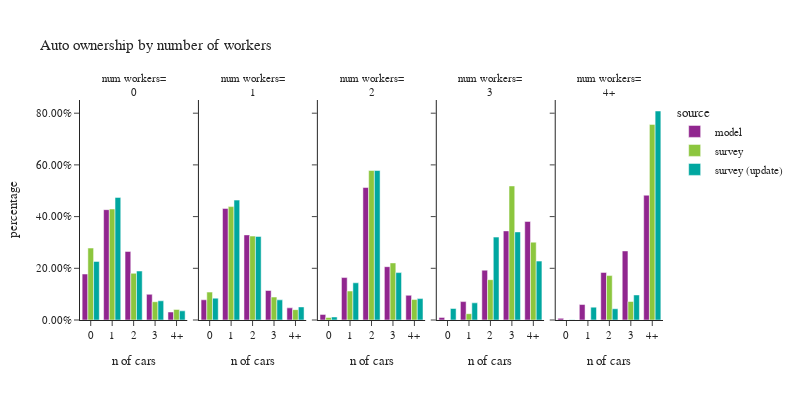

Notebook code for this chart:
### Code cell
plot_auto(hh,'num_workers_simple','number of workers','num workers')

### Figure 1 — Plotly figure (JSON) as saved in the notebook; plotly's stock layout.template omitted (floating-point values rounded to 4 significant figures)
{"data": [{"alignmentgroup": "True", "customdata": [[68842], [165249], [102673], [38493], [11944]], "hovertemplate": "source=model<br>num_workers_simple=0<br>auto_ownership_simple=%{x}<br>percentage=%{y}<br>sample count=%{customdata[0]}<extra></extra>", "legendgroup": "model", "marker": {"color": "#91268F", "pattern": {"shape": ""}}, "name": "model", "offsetgroup": "model", "orientation": "v", "showlegend": true, "textposition": "auto", "type": "bar", "x": ["0", "1", "2", "3", "4+"], "xaxis": "x", "y": [0.1778, 0.4268, 0.2652, 0.09941, 0.03085], "yaxis": "y"}, {"alignmentgroup": "True", "customdata": [[54460], [300961], [229578], [79587], [32733]], "hovertemplate": "source=model<br>num_workers_simple=1<br>auto_ownership_simple=%{x}<br>percentage=%{y}<br>sample count=%{customdata[0]}<extra></extra>", "legendgroup": "model", "marker": {"color": "#91268F", "pattern": {"shape": ""}}, "name": "model", "offsetgroup": "model", "orientation": "v", "showlegend": false, "textposition": "auto", "type": "bar", "x": ["0", "1", "2", "3", "4+"], "xaxis": "x2", "y": [0.0781, 0.4316, 0.3292, 0.1141, 0.04694], "yaxis": "y2"}, {"alignmentgroup": "True", "customdata": [[11873], [89842], [280432], [112884], [52277]], "hovertemplate": "source=model<br>num_workers_simple=2<br>auto_ownership_simple=%{x}<br>percentage=%{y}<br>sample count=%{customdata[0]}<extra></extra>", "legendgroup": "model", "marker": {"color": "#91268F", "pattern": {"shape": ""}}, "name": "model", "offsetgroup": "model", "orientation": "v", "showlegend": false, "textposition": "auto", "type": "bar", "x": ["0", "1", "2", "3", "4+"], "xaxis": "x3", "y": [0.02169, 0.1642, 0.5124, 0.2063, 0.09552], "yaxis": "y3"}, {"alignmentgroup": "True", "customdata": [[564], [3966], [10737], [19199], [21235]], "hovertemplate": "source=model<br>num_workers_simple=3<br>auto_ownership_simple=%{x}<br>percentage=%{y}<br>sample count=%{customdata[0]}<extra></extra>", "legendgroup": "model", "marker": {"color": "#91268F", "pattern": {"shape": ""}}, "name": "model", "offsetgroup": "model", "orientation": "v", "showlegend": false, "textposition": "auto", "type": "bar", "x": ["0", "1", "2", "3", "4+"], "xaxis": "x4", "y": [0.01013, 0.0712, 0.1928, 0.3447, 0.3812], "yaxis": "y4"}, {"alignmentgroup": "True", "customdata": [[307], [2909], [8941], [12983], [23460]], "hovertemplate": "source=model<br>num_workers_simple=4+<br>auto_ownership_simple=%{x}<br>percentage=%{y}<br>sample count=%{customdata[0]}<extra></extra>", "legendgroup": "model", "marker": {"color": "#91268F", "pattern": {"shape": ""}}, "name": "model", "offsetgroup": "model", "orientation": "v", "showlegend": false, "textposition": "auto", "type": "bar", "x": ["0", "1", "2", "3", "4+"], "xaxis": "x5", "y": [0.006317, 0.05986, 0.184, 0.2671, 0.4827], "yaxis": "y5"}, {"alignmentgroup": "True", "customdata": [[219], [407], [227], [75], [27]], "hovertemplate": "source=survey<br>num_workers_simple=0<br>auto_ownership_simple=%{x}<br>percentage=%{y}<br>sample count=%{customdata[0]}<extra></extra>", "legendgroup": "survey", "marker": {"color": "#8CC63E", "pattern": {"shape": ""}}, "name": "survey", "offsetgroup": "survey", "orientation": "v", "showlegend": true, "textposition": "auto", "type": "bar", "x": ["0", "1", "2", "3", "4+"], "xaxis": "x", "y": [0.2783, 0.4294, 0.1806, 0.07074, 0.04098], "yaxis": "y"}, {"alignmentgroup": "True", "customdata": [[315], [828], [297], [64], [33]], "hovertemplate": "source=survey<br>num_workers_simple=1<br>auto_ownership_simple=%{x}<br>percentage=%{y}<br>sample count=%{customdata[0]}<extra></extra>", "legendgroup": "survey", "marker": {"color": "#8CC63E", "pattern": {"shape": ""}}, "name": "survey", "offsetgroup": "survey", "orientation": "v", "showlegend": false, "textposition": "auto", "type": "bar", "x": ["0", "1", "2", "3", "4+"], "xaxis": "x2", "y": [0.1079, 0.4386, 0.3246, 0.08875, 0.04008], "yaxis": "y2"}, {"alignmentgroup": "True", "customdata": [[38], [335], [490], [100], [37]], "hovertemplate": "source=survey<br>num_workers_simple=2<br>auto_ownership_simple=%{x}<br>percentage=%{y}<br>sample count=%{customdata[0]}<extra></extra>", "legendgroup": "survey", "marker": {"color": "#8CC63E", "pattern": {"shape": ""}}, "name": "survey", "offsetgroup": "survey", "orientation": "v", "showlegend": false, "textposition": "auto", "type": "bar", "x": ["0", "1", "2", "3", "4+"], "xaxis": "x3", "y": [0.009677, 0.112, 0.5785, 0.2208, 0.07912], "yaxis": "y3"}, {"alignmentgroup": "True", "customdata": [[6], [18], [27], [13]], "hovertemplate": "source=survey<br>num_workers_simple=3<br>auto_ownership_simple=%{x}<br>percentage=%{y}<br>sample count=%{customdata[0]}<extra></extra>", "legendgroup": "survey", "marker": {"color": "#8CC63E", "pattern": {"shape": ""}}, "name": "survey", "offsetgroup": "survey", "orientation": "v", "showlegend": false, "textposition": "auto", "type": "bar", "x": ["1", "2", "3", "4+"], "xaxis": "x4", "y": [0.02437, 0.156, 0.5186, 0.3011], "yaxis": "y4"}, {"alignmentgroup": "True", "customdata": [[2], [2], [8]], "hovertemplate": "source=survey<br>num_workers_simple=4+<br>auto_ownership_simple=%{x}<br>percentage=%{y}<br>sample count=%{customdata[0]}<extra></extra>", "legendgroup": "survey", "marker": {"color": "#8CC63E", "pattern": {"shape": ""}}, "name": "survey", "offsetgroup": "survey", "orientation": "v", "showlegend": false, "textposition": "auto", "type": "bar", "x": ["2", "3", "4+"], "xaxis": "x5", "y": [0.1719, 0.07152, 0.7566], "yaxis": "y5"}, {"alignmentgroup": "True", "customdata": [[226], [412], [235], [76], [27]], "hovertemplate": "source=survey (update)<br>num_workers_simple=0<br>auto_ownership_simple=%{x}<br>percentage=%{y}<br>sample count=%{customdata[0]}<extra></extra>", "legendgroup": "survey (update)", "marker": {"color": "#00A7A0", "pattern": {"shape": ""}}, "name": "survey (update)", "offsetgroup": "survey (update)", "orientation": "v", "showlegend": true, "textposition": "auto", "type": "bar", "x": ["0", "1", "2", "3", "4+"], "xaxis": "x", "y": [0.2266, 0.4743, 0.1895, 0.07424, 0.03539], "yaxis": "y"}, {"alignmentgroup": "True", "customdata": [[326], [842], [306], [63], [33]], "hovertemplate": "source=survey (update)<br>num_workers_simple=1<br>auto_ownership_simple=%{x}<br>percentage=%{y}<br>sample count=%{customdata[0]}<extra></extra>", "legendgroup": "survey (update)", "marker": {"color": "#00A7A0", "pattern": {"shape": ""}}, "name": "survey (update)", "offsetgroup": "survey (update)", "orientation": "v", "showlegend": false, "textposition": "auto", "type": "bar", "x": ["0", "1", "2", "3", "4+"], "xaxis": "x2", "y": [0.08451, 0.4638, 0.3232, 0.07793, 0.05061], "yaxis": "y2"}, {"alignmentgroup": "True", "customdata": [[63], [366], [510], [105], [39]], "hovertemplate": "source=survey (update)<br>num_workers_simple=2<br>auto_ownership_simple=%{x}<br>percentage=%{y}<br>sample count=%{customdata[0]}<extra></extra>", "legendgroup": "survey (update)", "marker": {"color": "#00A7A0", "pattern": {"shape": ""}}, "name": "survey (update)", "offsetgroup": "survey (update)", "orientation": "v", "showlegend": false, "textposition": "auto", "type": "bar", "x": ["0", "1", "2", "3", "4+"], "xaxis": "x3", "y": [0.01168, 0.144, 0.5782, 0.1834, 0.0828], "yaxis": "y3"}, {"alignmentgroup": "True", "customdata": [[6], [13], [29], [34], [19]], "hovertemplate": "source=survey (update)<br>num_workers_simple=3<br>auto_ownership_simple=%{x}<br>percentage=%{y}<br>sample count=%{customdata[0]}<extra></extra>", "legendgroup": "survey (update)", "marker": {"color": "#00A7A0", "pattern": {"shape": ""}}, "name": "survey (update)", "offsetgroup": "survey (update)", "orientation": "v", "showlegend": false, "textposition": "auto", "type": "bar", "x": ["0", "1", "2", "3", "4+"], "xaxis": "x4", "y": [0.04447, 0.06641, 0.3206, 0.3407, 0.2278], "yaxis": "y4"}, {"alignmentgroup": "True", "customdata": [[1], [8], [6], [5], [13]], "hovertemplate": "source=survey (update)<br>num_workers_simple=4+<br>auto_ownership_simple=%{x}<br>percentage=%{y}<br>sample count=%{customdata[0]}<extra></extra>", "legendgroup": "survey (update)", "marker": {"color": "#00A7A0", "pattern": {"shape": ""}}, "name": "survey (update)", "offsetgroup": "survey (update)", "orientation": "v", "showlegend": false, "textposition": "auto", "type": "bar", "x": ["0", "1", "2", "3", "4+"], "xaxis": "x5", "y": [0.001362, 0.04979, 0.04348, 0.09689, 0.8085], "yaxis": "y5"}], "layout": {"annotations": [{"font": {}, "showarrow": false, "text": "num workers=<br>0", "x": 0.092, "xanchor": "center", "xref": "paper", "y": 1.0, "yanchor": "bottom", "yref": "paper"}, {"font": {}, "showarrow": false, "text": "num workers=<br>1", "x": 0.296, "xanchor": "center", "xref": "paper", "y": 1.0, "yanchor": "bottom", "yref": "paper"}, {"font": {}, "showarrow": false, "text": "num workers=<br>2", "x": 0.5, "xanchor": "center", "xref": "paper", "y": 1.0, "yanchor": "bottom", "yref": "paper"}, {"font": {}, "showarrow": false, "text": "num workers=<br>3", "x": 0.704, "xanchor": "center", "xref": "paper", "y": 1.0, "yanchor": "bottom", "yref": "paper"}, {"font": {}, "showarrow": false, "text": "num workers=<br>4+", "x": 0.908, "xanchor": "center", "xref": "paper", "y": 1.0, "yanchor": "bottom", "yref": "paper"}], "barmode": "group", "font": {"size": 11}, "height": 400, "legend": {"title": {"text": "source"}, "tracegroupgap": 0}, "title": {"text": "Auto ownership by number of workers"}, "width": 800, "xaxis": {"anchor": "y", "domain": [0.0, 0.184], "title": {"text": "n of cars"}}, "xaxis2": {"anchor": "y2", "domain": [0.204, 0.388], "matches": "x", "title": {"text": "n of cars"}}, "xaxis3": {"anchor": "y3", "domain": [0.408, 0.592], "matches": "x", "title": {"text": "n of cars"}}, "xaxis4": {"anchor": "y4", "domain": [0.612, 0.796], "matches": "x", "title": {"text": "n of cars"}}, "xaxis5": {"anchor": "y5", "domain": [0.816, 1.0], "matches": "x", "title": {"text": "n of cars"}}, "yaxis": {"anchor": "x", "domain": [0.0, 1.0], "tickformat": ".2%", "title": {"text": "percentage"}}, "yaxis2": {"anchor": "x2", "domain": [0.0, 1.0], "matches": "y", "showticklabels": false, "tickformat": ".2%"}, "yaxis3": {"anchor": "x3", "domain": [0.0, 1.0], "matches": "y", "showticklabels": false, "tickformat": ".2%"}, "yaxis4": {"anchor": "x4", "domain": [0.0, 1.0], "matches": "y", "showticklabels": false, "tickformat": ".2%"}, "yaxis5": {"anchor": "x5", "domain": [0.0, 1.0], "matches": "y", "showticklabels": false, "tickformat": ".2%"}}}
